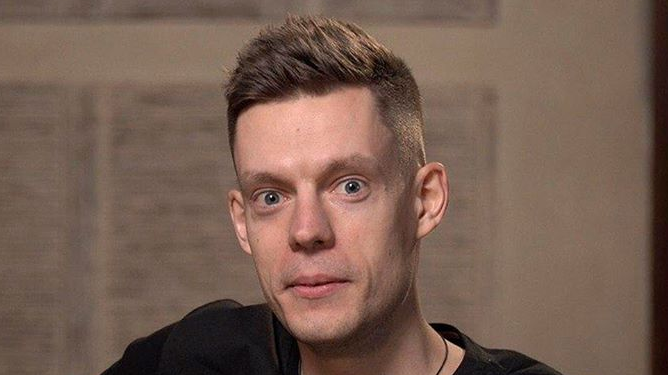
#> input picture Лабораторная работа №1/recognizer/recognition_by_photo_with OpenCV/TestImages/3.png, 668 x 375 px
$ python 'recog_by_ph_with OpenCV.py'
#> lines starting #> are read from the running program, lines starting #| are printed output that depends on the picture
### Лабораторная работа №1/functions_for_faceRecognition.py
import cv2
import os
import numpy as np

#This module contains all common functions that are called in tester.py file


#Given an image below function returns rectangle for face detected alongwith gray scale image
def faceDetection(test_img):
    gray_img=cv2.cvtColor(test_img,cv2.COLOR_BGR2GRAY)#convert color image to grayscale
    face_haar_cascade=cv2.CascadeClassifier('recognizer/recognition_by_photo_with OpenCV/HaarCascade/haarcascade_frontalface_default.xml')#Load haar classifier
    faces=face_haar_cascade.detectMultiScale(gray_img,scaleFactor=1.32,minNeighbors=5)#detectMultiScale returns rectangles

    return faces,gray_img

#Given a directory below function returns part of gray_img which is face alongwith its label/ID
# [33 lines left out: functions labels_for_training_data, train_classifier, not called in this run]

#Below function draws bounding boxes around detected face in image
def draw_rect(test_img,face):
    (x,y,w,h)=face
    cv2.rectangle(test_img,(x,y),(x+w,y+h),(255,0,0),thickness=5)

#Below function writes name of person for detected label
# def put_text(test_img,text,x,y):
#     cv2.putText(test_img,text,(x,y),cv2.FONT_HERSHEY_DUPLEX,2,(255, 176, 0),4)

def put_text(test_img,text,x,y):
        font = cv2.FONT_HERSHEY_DUPLEX
        cv2.putText(test_img, text, (x,y), font, 1.0, (255, 255, 255), 2)

### Лабораторная работа №1/recog_by_ph_with OpenCV.py
import cv2
import os
import numpy as np
import functions_for_faceRecognition as fr


#This module takes images  stored in diskand performs face recognition
test_img=cv2.imread('recognizer/recognition_by_photo_with OpenCV/TestImages/3.png')#test_img path
#> test_img is the input picture: shape (375, 668, 3); mean B, G, R 81.9, 94.6, 119.5
faces_detected,gray_img=fr.faceDetection(test_img)
#> in faceDetection, `gray_img=cv2.cvtColor(test_img,cv2.COLOR_BGR2GRAY)#convert color image..`:
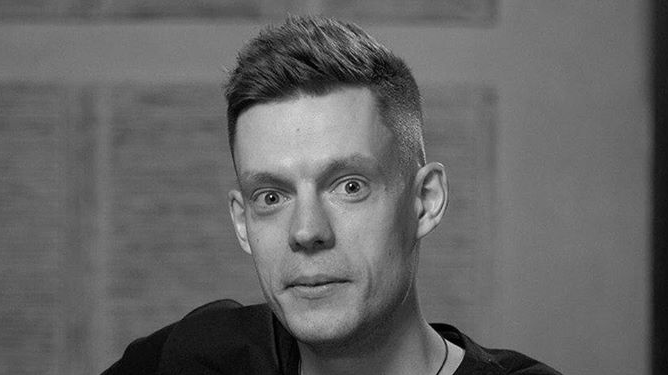
#> gray_img: shape (375, 668); min 0, max 254, mean 100.6
#> in faceDetection, `faces=face_haar_cascade.detectMultiScale(gray_img,scaleFactor=1.32,min..`: faces = [[197, 101, 223, 223]]
#> faces_detected = [[197, 101, 223, 223]]
print("faces_detected:",faces_detected)
#| faces_detected: [[197 101 223 223]]


#Comment belows lines when running this program second time.Since it saves training.yml file in directory
# faces,faceID=fr.labels_for_training_data('recognizer/recognition_by_photo_NEW/trainingImages')
# face_recognizer=fr.train_classifier(faces,faceID)
# face_recognizer.write('recognizer/recognition_by_photo_NEW/trainingData.yml')


#Uncomment below line for subsequent runs
face_recognizer=cv2.face.LBPHFaceRecognizer_create()
#> (the run stopped early here; a loop or call above may not have finished)

$ run again, with Лабораторная работа №1/recognizer/recognition_by_photo_with OpenCV/TestImages/1.jpg saved as Лабораторная работа №1/recognizer/recognition_by_photo_with OpenCV/TestImages/3.png
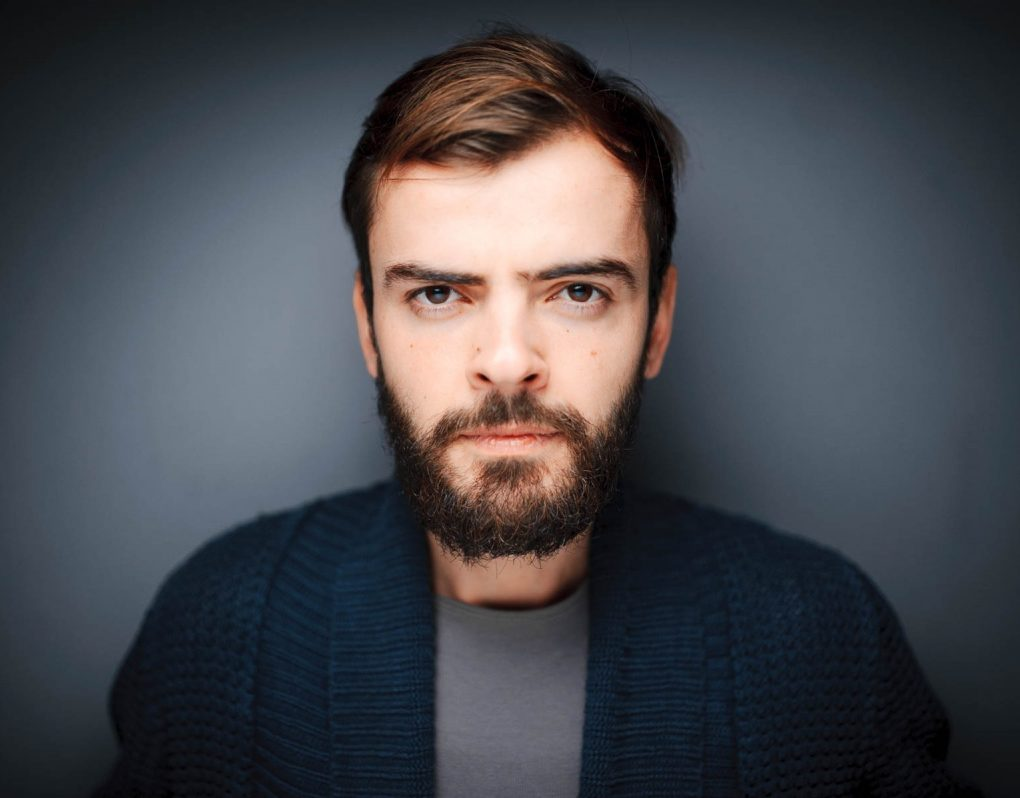
#> input picture Лабораторная работа №1/recognizer/recognition_by_photo_with OpenCV/TestImages/1.jpg, 1020 x 798 px
#> test_img is the input picture: shape (798, 1020, 3); mean B, G, R 77.1, 71.3, 70.1
#> in faceDetection, `gray_img=cv2.cvtColor(test_img,cv2.COLOR_BGR2GRAY)#convert color image..`:
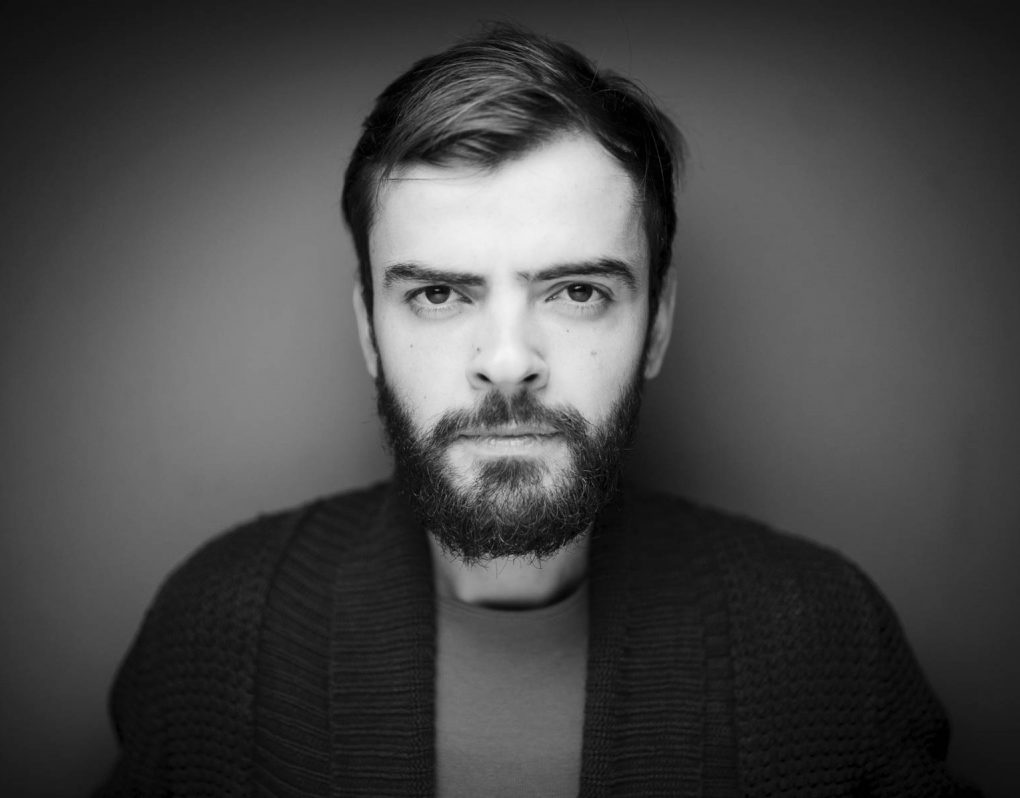
#> gray_img: shape (798, 1020); min 0, max 245, mean 71.7
#> faces = [[342, 164, 348, 348]]
#| faces_detected: [[342 164 348 348]]

$ run again, with Лабораторная работа №1/recognizer/recognition_by_photo_with OpenCV/TestImages/73.jpg saved as Лабораторная работа №1/recognizer/recognition_by_photo_with OpenCV/TestImages/3.png
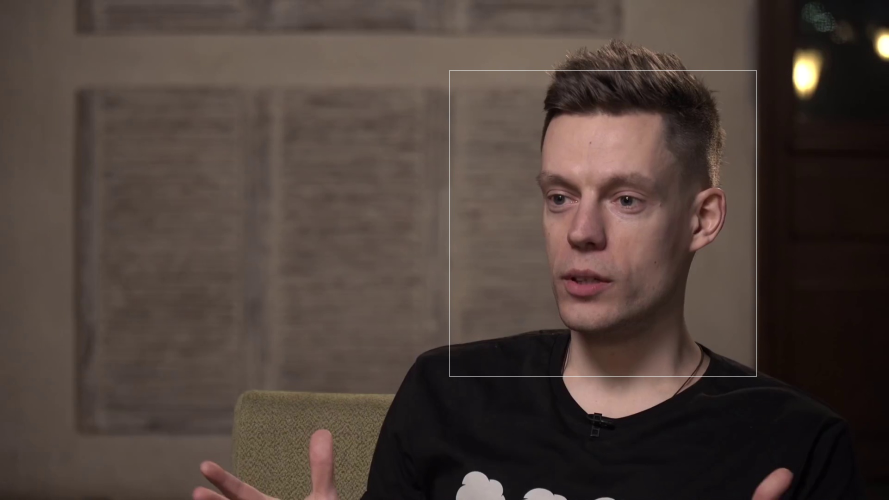
#> input picture Лабораторная работа №1/recognizer/recognition_by_photo_with OpenCV/TestImages/73.jpg, 1777 x 1000 px (shown at 1/2 size)
#> test_img is the input picture: shape (1000, 1777, 3); mean B, G, R 58.1, 64.5, 77.9
#> in faceDetection, `gray_img=cv2.cvtColor(test_img,cv2.COLOR_BGR2GRAY)#convert color image..`:
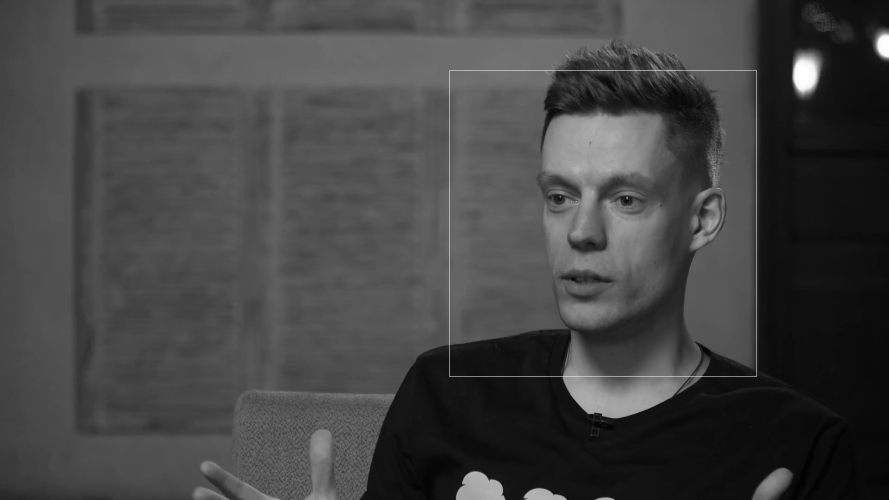
#> gray_img: shape (1000, 1777) (shown at 1/2 size); min 1, max 255, mean 67.8
#> faces = [[991, 238, 388, 388]]
#| faces_detected: [[991 238 388 388]]
